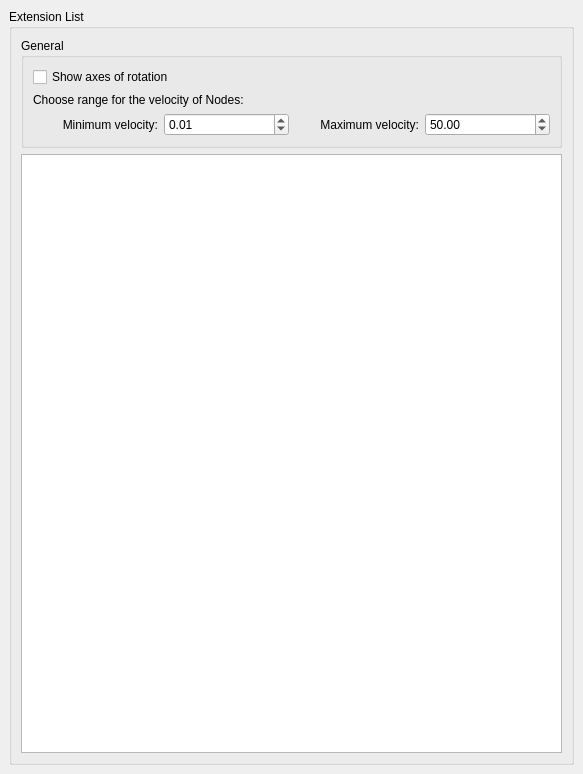
<?xml version="1.0" encoding="UTF-8"?>
<ui version="4.0">
 <class>VSPluginRobotLanguageTranslator::OptionsBase</class>
 <widget class="QWidget" name="VSPluginRobotLanguageTranslator::OptionsBase">
  <property name="geometry">
   <rect>
    <x>0</x>
    <y>0</y>
    <width>583</width>
    <height>774</height>
   </rect>
  </property>
  <property name="windowTitle">
   <string>Form1</string>
  </property>
  <property name="locale">
   <locale language="English" country="UnitedStates"/>
  </property>
  <layout class="QVBoxLayout">
   <property name="spacing">
    <number>6</number>
   </property>
   <property name="margin">
    <number>9</number>
   </property>
   <item>
    <widget class="QGroupBox" name="extensionGroup">
     <property name="locale">
      <locale language="English" country="UnitedStates"/>
     </property>
     <property name="title">
      <string>Extension List</string>
     </property>
     <layout class="QVBoxLayout">
      <property name="spacing">
       <number>6</number>
      </property>
      <property name="margin">
       <number>9</number>
      </property>
      <item>
       <widget class="QGroupBox" name="generalGroup">
        <property name="title">
         <string>General</string>
        </property>
        <layout class="QVBoxLayout">
         <property name="spacing">
          <number>6</number>
         </property>
         <property name="margin">
          <number>9</number>
         </property>
         <item>
          <widget class="QCheckBox" name="visuRotAxesCheck">
           <property name="text">
            <string>Show axes of rotation</string>
           </property>
          </widget>
         </item>
         <item>
          <widget class="QLabel" name="label_3">
           <property name="text">
            <string>Choose range for the velocity of Nodes:</string>
           </property>
          </widget>
         </item>
         <item>
          <layout class="QHBoxLayout" name="horizontalLayout">
           <item>
            <widget class="QLabel" name="label_2">
             <property name="text">
              <string>Minimum velocity:</string>
             </property>
             <property name="alignment">
              <set>Qt::AlignRight|Qt::AlignTrailing|Qt::AlignVCenter</set>
             </property>
            </widget>
           </item>
           <item>
            <widget class="QDoubleSpinBox" name="minVelSpinBox">
             <property name="value">
              <double>0.010000000000000</double>
             </property>
            </widget>
           </item>
           <item>
            <widget class="QLabel" name="label">
             <property name="text">
              <string>Maximum velocity:</string>
             </property>
             <property name="alignment">
              <set>Qt::AlignRight|Qt::AlignTrailing|Qt::AlignVCenter</set>
             </property>
            </widget>
           </item>
           <item>
            <widget class="QDoubleSpinBox" name="maxVelSpinBox">
             <property name="value">
              <double>50.000000000000000</double>
             </property>
            </widget>
           </item>
          </layout>
         </item>
        </layout>
       </widget>
      </item>
      <item>
       <widget class="QListWidget" name="extensionList"/>
      </item>
     </layout>
    </widget>
   </item>
  </layout>
 </widget>
 <layoutdefault spacing="6" margin="11"/>
 <pixmapfunction>qPixmapFromMimeSource</pixmapfunction>
 <resources/>
 <connections/>
</ui>
